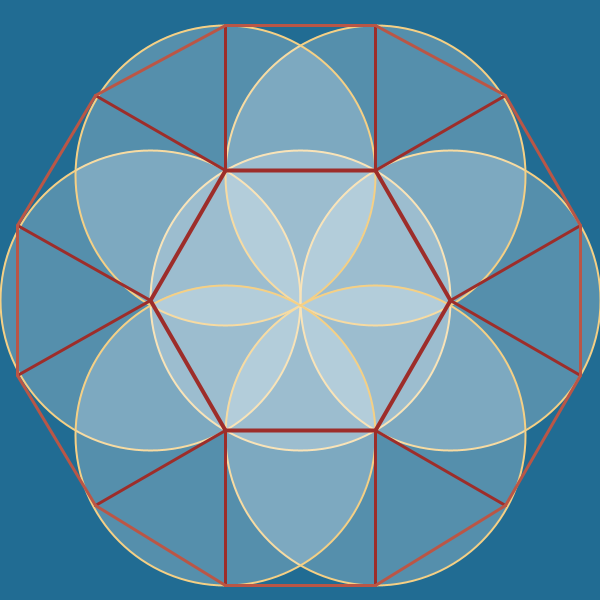
Frame 1 (no input)
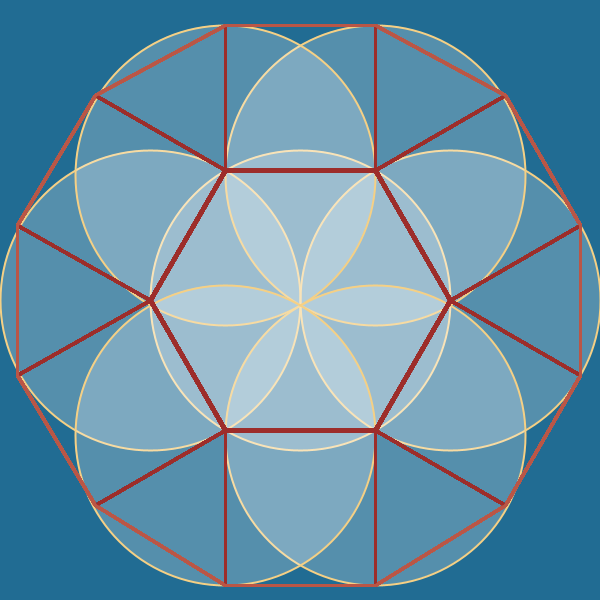
Frame 60 (the mouse pressed at the canvas centre just before this capture)
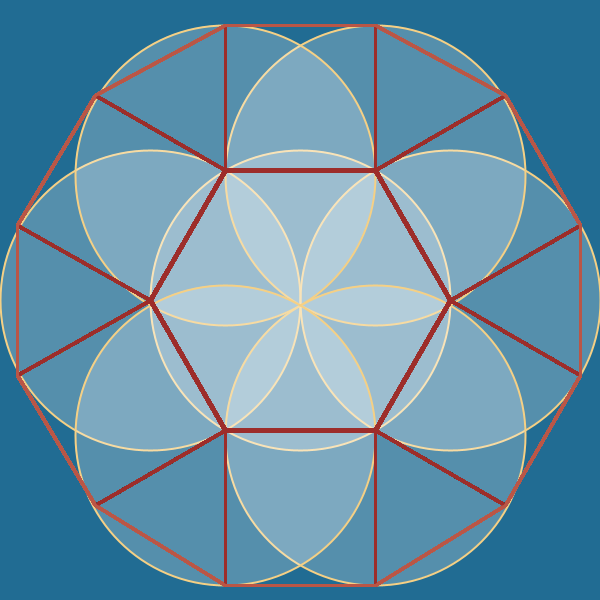
Frame 120 (the mouse held since frame 60 and released just before this capture)

The Processing sketch that drew these frames (run headless with seeded random() and noise(); from frame 60 on, the mouse is pressed at the canvas centre):

// Processing sketch: processing_38497
// ── processing_38497.pde

void setup()
{
  size(600, 600);
  background(#216C93);
  smooth();

  fill(255, 255, 255, 60);
  
   //noFill(); //center circle
  strokeWeight(2);
  stroke(#F5D085);
  ellipse(300, 300, 300, 300);
  
   //noFill(); //right circle
  ellipse(450, 300, 300, 300);
  
  
   //noFill(); //left circle
  ellipse(150, 300, 300, 300);
  
   //noFill(); //top right circle
  ellipse(375, 175, 300, 300);
  
   //noFill(); //top left circle
  ellipse(225, 175, 300, 300);
  
  
   //noFill(); //bottom right circle
  ellipse(375, 435, 300, 300);
  
   //noFill(); //bottom left circle
  ellipse(225, 435, 300, 300);
  
}

void draw() 
{
 
  

strokeWeight(4);
stroke(#9D2D2A);
line(225, 170, 375, 170); //center hexigon
line(225, 430, 375, 430);
line(225, 170, 150, 300);
line(375, 170, 450, 300);
line(150, 300, 225, 430);
line(450, 300, 375, 430);

strokeWeight (3);
line(225, 430, 225, 585); //inside-outside connectors
line(225, 170, 225, 25);
line(375, 25, 375, 170);
line(375, 430, 375, 585);
line(225, 170, 95, 95);
line(450, 300, 580, 375);
line(17, 225, 150, 300);
line(505,505, 375, 430);
line (375, 170, 505, 95);
line (150, 300, 17, 375);
line( 225, 430, 95, 505);
line(450, 300, 580, 225);

stroke(#BA5646);
line(225, 25, 375, 25);//outter 12-sided hexigon
line(225, 585, 375, 585);
line(375, 585, 505,505);
line(505, 505, 580, 375);
line(580, 375, 580, 225);
line(580, 225, 505, 95);
line(505, 95, 375, 25);
line(225, 25, 95, 95);
line(95, 95, 17, 225);
line(17,225, 17,375);
line(17, 375, 95, 505);
line(95, 505, 225, 585);




}
